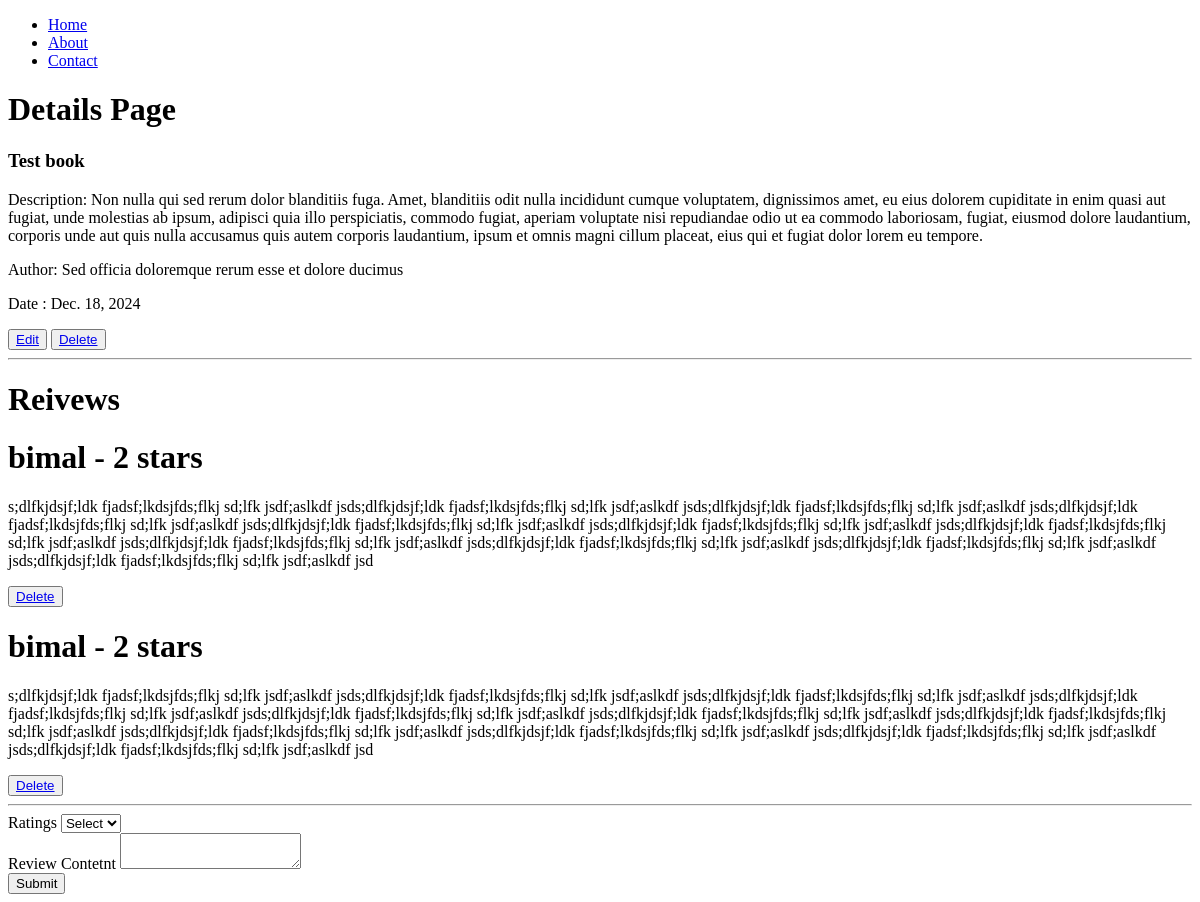
/book_details/5/, run on an earlier commit of the app's database.
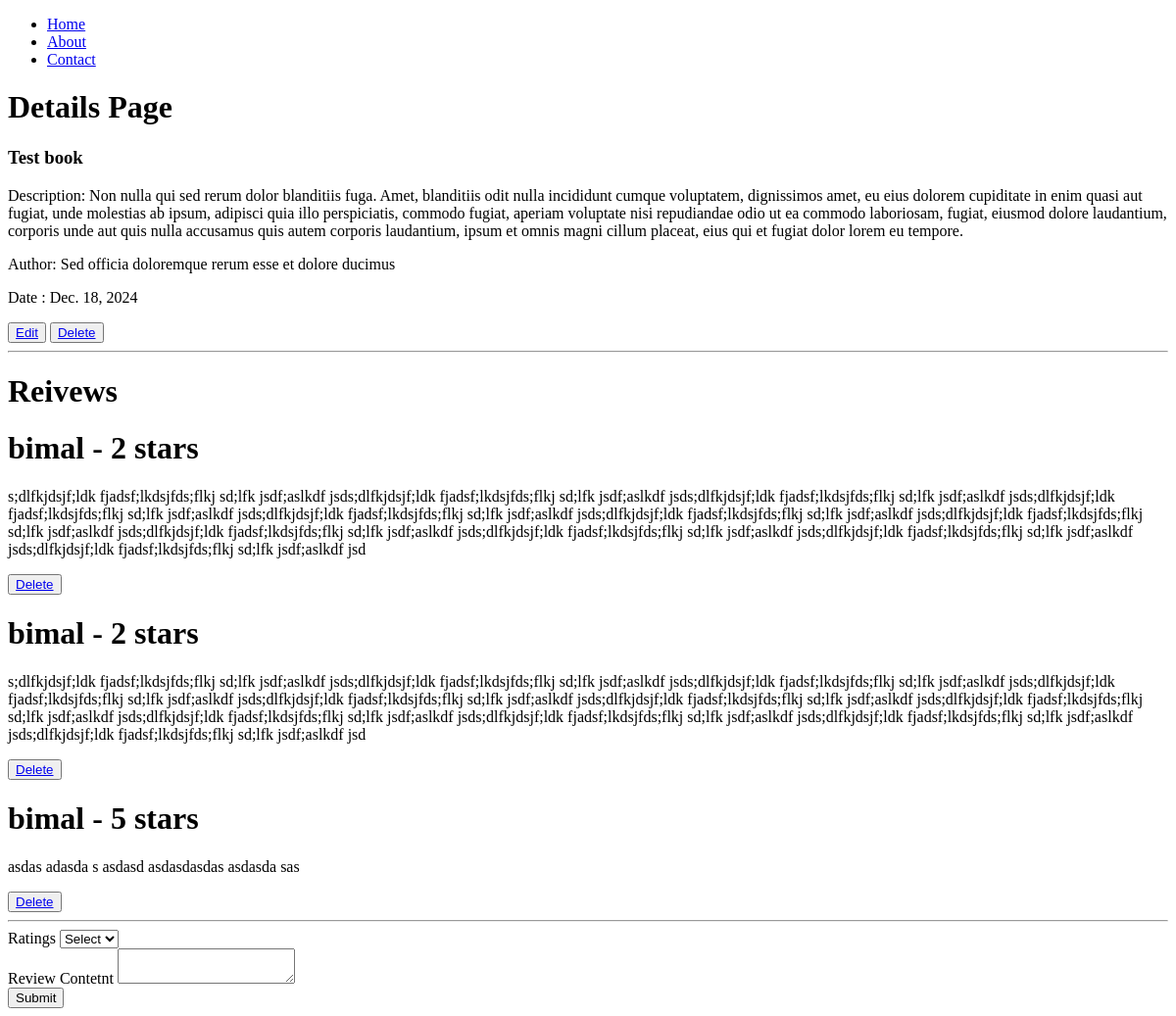
And on a later commit of the database.
### book_review/models.py (models this page shows, shortened)
class Review(models.Model):
    REVIEW_CHOICES = [
        (1, '1 Star'),
        (2, '2 Star'),
        (3, '3 Star'),
        (4, '4 Star'),
        (5, '5 Star'),
    ]
    book = models.ForeignKey(Book, on_delete=models.CASCADE)
    user = models.ForeignKey(User, on_delete=models.CASCADE)
    content = models.TextField()
    ratings = models.IntegerField(choices=REVIEW_CHOICES)
    created_at = models.DateTimeField(auto_now_add=True)
    updated_at = models.DateTimeField(auto_now=True)

### book_review/views.py (the view)
# urls.py: path('book_details/<int:book_id>/', book_details, name="book_details" ),
def book_details(request, book_id):
    book = Book.objects.get(id=book_id)
    reviews = book.review_set.all()
    ratings = Review.REVIEW_CHOICES
    context = {'book': book, 'reviews': reviews, 'ratings': ratings}
    return render(request, 'book_details.html', context)

### book_review/templates/book_details.html (shortened to what this page needs)
{% extends "base.html" %}
{% block content %}
<h1>Details Page</h1>
    <h3>{{book.title}}</h3>
    <p>Description: {{book.description}}</p>
    <p>Author: {{book.author}}</p>
    <p>Date : {{book.published_date}}</p>
    <button>
        <a href="{% url "edit_book" book.id %}">Edit</a>
    </button>
    <button>
        <a href="{% url "delete_book" book.id %}">Delete</a>
    </button>
    <br>
    <hr>
    <div>
        <h1>Reivews</h1>
        {% for review in reviews %}
            <h1>{{review.user.username}} - {{review.ratings}} stars</h1>
            <p>{{review.content}}</p>
            <button>
                <a href="{% url "delete_review" review.id %}">Delete</a>
            </button>
        {% endfor %}
    </div>
    <hr>
    <div>
        <form action="{% url "add_review" book.id %}" method='post'>
            <div>
                <label for="ratings">Ratings</label>
                <select name="ratings" id="ratings">
                    <option value="">Select</option>
                </select>
            </div>
            <div>
                <label for="content">Review Contetnt</label>
                <textarea name="content" id="content"></textarea>
            </div>
            <div>
                <input type="submit" value="Submit">
            </div>
        </form>
    </div>
{% endblock content %}

What changed in the data, as far as the page shows it:
added Review: user.username "bimal", ratings "5", content "asdas adasda s asdasd asdasdasdas asdasda sas"
